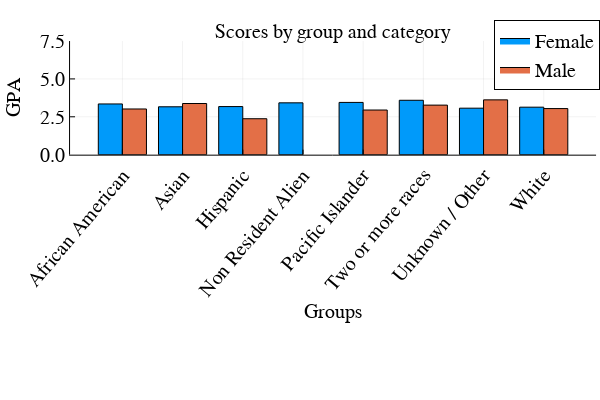

The notebook cell saved with this chart:
### Code cell
AA=a[13]
BB = AA[completecases(AA), :]

println("Distribution plot for:")
show(a[13][1][1])
groupedbar(BB.IPEDSEthnicity, BB.GPADegree, group = BB.Gender, xlabel = "Groups", ylabel = "GPA",
        title = "Scores by group and category",xrotation=50) 
ylims!((0,7.5))

### Figure 1 — Plotly figure (JSON) as saved in the notebook; plotly's stock layout.template omitted (floating-point values rounded to 4 significant figures)
{"data": [{"fill": "tozeroy", "fillcolor": "rgba(0, 154, 250, 1.000)", "hoverinfo": "none", "legendgroup": "Female", "line": {"color": "rgba(0, 0, 0, 1.000)", "dash": "solid", "width": 1}, "mode": "lines", "name": "Female", "showlegend": true, "type": "scatter", "x": [0.1, 0.1, 0.5, 0.5, 0.1, 0.1], "xaxis": "x1", "y": [3.348, 0, 0, 3.348, 3.348, 3.348], "yaxis": "y1"}, {"fill": "tozeroy", "fillcolor": "rgba(0, 154, 250, 1.000)", "hoverinfo": "none", "legendgroup": "Female", "line": {"color": "rgba(0, 0, 0, 1.000)", "dash": "solid", "width": 1}, "mode": "lines", "name": "Female", "showlegend": false, "type": "scatter", "x": [1.1, 1.1, 1.5, 1.5, 1.1, 1.1], "xaxis": "x1", "y": [3.16, 0, 0, 3.16, 3.16, 3.16], "yaxis": "y1"}, {"fill": "tozeroy", "fillcolor": "rgba(0, 154, 250, 1.000)", "hoverinfo": "none", "legendgroup": "Female", "line": {"color": "rgba(0, 0, 0, 1.000)", "dash": "solid", "width": 1}, "mode": "lines", "name": "Female", "showlegend": false, "type": "scatter", "x": [2.1, 2.1, 2.5, 2.5, 2.1, 2.1], "xaxis": "x1", "y": [3.175, 0, 0, 3.175, 3.175, 3.175], "yaxis": "y1"}, {"fill": "tozeroy", "fillcolor": "rgba(0, 154, 250, 1.000)", "hoverinfo": "none", "legendgroup": "Female", "line": {"color": "rgba(0, 0, 0, 1.000)", "dash": "solid", "width": 1}, "mode": "lines", "name": "Female", "showlegend": false, "type": "scatter", "x": [3.1, 3.1, 3.5, 3.5, 3.1, 3.1], "xaxis": "x1", "y": [3.421, 0, 0, 3.421, 3.421, 3.421], "yaxis": "y1"}, {"fill": "tozeroy", "fillcolor": "rgba(0, 154, 250, 1.000)", "hoverinfo": "none", "legendgroup": "Female", "line": {"color": "rgba(0, 0, 0, 1.000)", "dash": "solid", "width": 1}, "mode": "lines", "name": "Female", "showlegend": false, "type": "scatter", "x": [4.1, 4.1, 4.5, 4.5, 4.1, 4.1], "xaxis": "x1", "y": [3.449, 0, 0, 3.449, 3.449, 3.449], "yaxis": "y1"}, {"fill": "tozeroy", "fillcolor": "rgba(0, 154, 250, 1.000)", "hoverinfo": "none", "legendgroup": "Female", "line": {"color": "rgba(0, 0, 0, 1.000)", "dash": "solid", "width": 1}, "mode": "lines", "name": "Female", "showlegend": false, "type": "scatter", "x": [5.1, 5.1, 5.5, 5.5, 5.1, 5.1], "xaxis": "x1", "y": [3.59, 0, 0, 3.59, 3.59, 3.59], "yaxis": "y1"}, {"fill": "tozeroy", "fillcolor": "rgba(0, 154, 250, 1.000)", "hoverinfo": "none", "legendgroup": "Female", "line": {"color": "rgba(0, 0, 0, 1.000)", "dash": "solid", "width": 1}, "mode": "lines", "name": "Female", "showlegend": false, "type": "scatter", "x": [6.1, 6.1, 6.5, 6.5, 6.1, 6.1], "xaxis": "x1", "y": [3.068, 0, 0, 3.068, 3.068, 3.068], "yaxis": "y1"}, {"fill": "tozeroy", "fillcolor": "rgba(0, 154, 250, 1.000)", "hoverinfo": "none", "legendgroup": "Female", "line": {"color": "rgba(0, 0, 0, 1.000)", "dash": "solid", "width": 1}, "mode": "lines", "name": "Female", "showlegend": false, "type": "scatter", "x": [7.1, 7.1, 7.5, 7.5, 7.1, 7.1], "xaxis": "x1", "y": [3.135, 0, 0, 3.135, 3.135, 3.135], "yaxis": "y1"}, {"fill": "tozeroy", "fillcolor": "rgba(227, 111, 71, 1.000)", "hoverinfo": "none", "legendgroup": "Male", "line": {"color": "rgba(0, 0, 0, 1.000)", "dash": "solid", "width": 1}, "mode": "lines", "name": "Male", "showlegend": true, "type": "scatter", "x": [0.5, 0.5, 0.9, 0.9, 0.5, 0.5], "xaxis": "x1", "y": [3.016, 0, 0, 3.016, 3.016, 3.016], "yaxis": "y1"}, {"fill": "tozeroy", "fillcolor": "rgba(227, 111, 71, 1.000)", "hoverinfo": "none", "legendgroup": "Male", "line": {"color": "rgba(0, 0, 0, 1.000)", "dash": "solid", "width": 1}, "mode": "lines", "name": "Male", "showlegend": false, "type": "scatter", "x": [1.5, 1.5, 1.9, 1.9, 1.5, 1.5], "xaxis": "x1", "y": [3.377, 0, 0, 3.377, 3.377, 3.377], "yaxis": "y1"}, {"fill": "tozeroy", "fillcolor": "rgba(227, 111, 71, 1.000)", "hoverinfo": "none", "legendgroup": "Male", "line": {"color": "rgba(0, 0, 0, 1.000)", "dash": "solid", "width": 1}, "mode": "lines", "name": "Male", "showlegend": false, "type": "scatter", "x": [2.5, 2.5, 2.9, 2.9, 2.5, 2.5], "xaxis": "x1", "y": [2.372, 0, 0, 2.372, 2.372, 2.372], "yaxis": "y1"}, {"fill": "tozeroy", "fillcolor": "rgba(227, 111, 71, 1.000)", "hoverinfo": "none", "legendgroup": "Male", "line": {"color": "rgba(0, 0, 0, 1.000)", "dash": "solid", "width": 1}, "mode": "lines", "name": "Male", "showlegend": false, "type": "scatter", "x": [4.5, 4.5, 4.9, 4.9, 4.5, 4.5], "xaxis": "x1", "y": [2.947, 0, 0, 2.947, 2.947, 2.947], "yaxis": "y1"}, {"fill": "tozeroy", "fillcolor": "rgba(227, 111, 71, 1.000)", "hoverinfo": "none", "legendgroup": "Male", "line": {"color": "rgba(0, 0, 0, 1.000)", "dash": "solid", "width": 1}, "mode": "lines", "name": "Male", "showlegend": false, "type": "scatter", "x": [5.5, 5.5, 5.9, 5.9, 5.5, 5.5], "xaxis": "x1", "y": [3.271, 0, 0, 3.271, 3.271, 3.271], "yaxis": "y1"}, {"fill": "tozeroy", "fillcolor": "rgba(227, 111, 71, 1.000)", "hoverinfo": "none", "legendgroup": "Male", "line": {"color": "rgba(0, 0, 0, 1.000)", "dash": "solid", "width": 1}, "mode": "lines", "name": "Male", "showlegend": false, "type": "scatter", "x": [6.5, 6.5, 6.9, 6.9, 6.5, 6.5], "xaxis": "x1", "y": [3.617, 0, 0, 3.617, 3.617, 3.617], "yaxis": "y1"}, {"fill": "tozeroy", "fillcolor": "rgba(227, 111, 71, 1.000)", "hoverinfo": "none", "legendgroup": "Male", "line": {"color": "rgba(0, 0, 0, 1.000)", "dash": "solid", "width": 1}, "mode": "lines", "name": "Male", "showlegend": false, "type": "scatter", "x": [7.5, 7.5, 7.9, 7.9, 7.5, 7.5], "xaxis": "x1", "y": [3.043, 0, 0, 3.043, 3.043, 3.043], "yaxis": "y1"}], "layout": {"annotations": [{"font": {"color": "rgba(0, 0, 0, 1.000)", "family": "Helvetica", "size": 20}, "rotation": -0.01, "showarrow": false, "text": "Scores by group and category", "x": 0.5551, "xanchor": "center", "xref": "paper", "y": 1, "yanchor": "top", "yref": "paper"}], "height": 400, "legend": {"bgcolor": "rgba(255, 255, 255, 1.000)", "bordercolor": "rgba(0, 0, 0, 1.000)", "borderwidth": 1, "font": {"color": "rgba(0, 0, 0, 1.000)", "family": "Helvetica", "size": 20}, "tracegroupgap": 0, "traceorder": "normal", "x": 1, "xanchor": "auto", "y": 1, "yanchor": "auto"}, "margin": {"b": 20, "l": 0, "r": 0, "t": 20}, "paper_bgcolor": "rgba(255, 255, 255, 1.000)", "plot_bgcolor": "rgba(255, 255, 255, 1.000)", "showlegend": true, "width": 600, "xaxis": {"anchor": "y1", "domain": [0.1167, 0.9934], "gridcolor": "rgba(0, 0, 0, 0.100)", "gridwidth": 0.5, "linecolor": "rgba(0, 0, 0, 1.000)", "mirror": false, "range": [-0.3693, 8.369], "showgrid": true, "showline": true, "showticklabels": true, "tickangle": -50, "tickcolor": "rgb(0, 0, 0)", "tickfont": {"color": "rgba(0, 0, 0, 1.000)", "family": "Helvetica", "size": 20}, "tickmode": "array", "ticks": "inside", "ticktext": ["African American", "Asian", "Hispanic", "Non Resident Alien", "Pacific Islander", "Two or more races", "Unknown / Other", "White"], "tickvals": [0.5, 1.5, 2.5, 3.5, 4.5, 5.5, 6.5, 7.5], "title": "Groups", "titlefont": {"color": "rgba(0, 0, 0, 1.000)", "family": "Helvetica", "size": 20}, "type": "-", "visible": true, "zeroline": false, "zerolinecolor": "rgba(0, 0, 0, 1.000)"}, "yaxis": {"anchor": "x1", "domain": [0.6259, 0.9415], "gridcolor": "rgba(0, 0, 0, 0.100)", "gridwidth": 0.5, "linecolor": "rgba(0, 0, 0, 1.000)", "mirror": false, "range": [0, 7.5], "showgrid": true, "showline": true, "showticklabels": true, "tickangle": 0, "tickcolor": "rgb(0, 0, 0)", "tickfont": {"color": "rgba(0, 0, 0, 1.000)", "family": "Helvetica", "size": 20}, "tickmode": "array", "ticks": "inside", "ticktext": ["0.0", "2.5", "5.0", "7.5"], "tickvals": [0, 2.5, 5, 7.5], "title": "GPA", "titlefont": {"color": "rgba(0, 0, 0, 1.000)", "family": "Helvetica", "size": 20}, "type": "-", "visible": true, "zeroline": false, "zerolinecolor": "rgba(0, 0, 0, 1.000)"}}}
